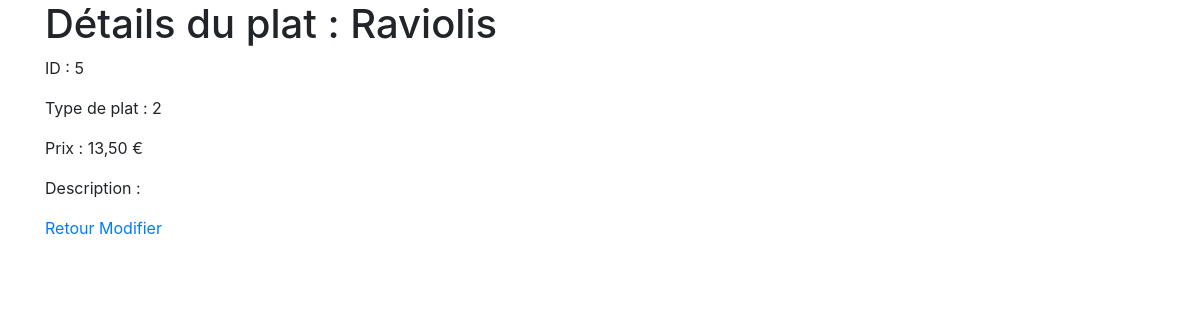
Page /details.php?id=5 on the committed database.
### tables this page shows
CREATE TABLE IF NOT EXISTS `tbl_menu` (
  `id_plat` int NOT NULL AUTO_INCREMENT,
  `type_plat` int NOT NULL,
  `nom_plat` varchar(200) NOT NULL,
  `desc_plat` varchar(500) NOT NULL,
  `prix_plat` varchar(7) NOT NULL,
  `photo_plat` varchar(200) NOT NULL,
  `menu_active` int DEFAULT '1',
  PRIMARY KEY (`id_plat`)
);

### details.php (the view, shortened to what this page needs)
<?php
if(isset($_GET['id']) && !empty($_GET['id'])){
    require_once('connect.php');
    $id_plat = strip_tags($_GET['id']);
    $sql = 'SELECT * FROM `tbl_menu` WHERE `id_plat` = :id_plat;';
    $query = $db->prepare($sql);
    $query->bindValue(':id_plat', $id_plat, PDO::PARAM_INT);
    $query->execute();
    $plat = $query->fetch();
}else{
    $_SESSION['erreur'] = "URL invalide";
    header('Location: index.php');
}
?>
<!DOCTYPE html>
<html lang="fr">
<head>
    <link rel="stylesheet" href="https://stackpath.bootstrapcdn.com/bootstrap/4.4.1/css/bootstrap.min.css">
</head>
<body>
    <main class="container">
        <div class="row">
            <section class="col-12">
                <h1>Détails du plat : <?= $plat['nom_plat'] ?></h1>
                <p>ID : <?= $plat['id_plat'] ?></p>
                <p>Type de plat : <?= $plat['type_plat'] ?></p>
                <p>Prix : <?= $plat['prix_plat'] ?> €</p>
                <p>Description : <?= $plat['desc_plat'] ?></p>
                <p><a href="index.php">Retour</a> <a href="edit.php?id=<?= $plat['id_plat'] ?>">Modifier</a></p>
            </section>
        </div>
    </main>
</body>
</html>

### rows in the picture
tbl_menu: nom_plat "Raviolis", id_plat "5", type_plat "2", prix_plat "13,50"
